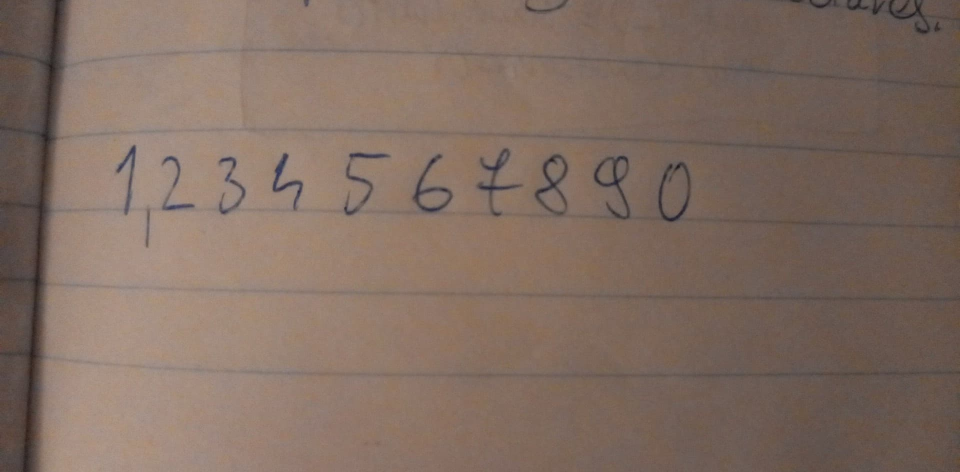
#> input picture M6/mini projects/mnist_recognizer/img/allnums.jpg, 1920 x 944 px (shown at 1/2 size)
$ jupyter execute --allow-errors Untitled.ipynb
#> lines starting #> are read from the running program, lines starting #| are printed output that depends on the picture; after the words box and inside, x2 and y2 are one past the last pixel; in counts of white or black regions, pixels touching at a corner belong together
[cell 1]
import cv2
import matplotlib.pyplot as plt
import numpy as np

def imshow(img, x):
    plt.figure(figsize=(x,x))
    plt.imshow(img, cmap='gray')

[cell 2]
from keras.preprocessing.image import load_img
from keras.preprocessing.image import img_to_array
def load_image(filename):
	# load the image
	img = load_img(filename, grayscale=True, target_size=(28, 28))
	# convert to array
	img = img_to_array(img)
	# reshape into a single sample with 1 channel
	img = img.reshape(1,28, 28, 1)
	# prepare pixel data
	img = img.astype('float32')
	img = img / 255.0
	return img

[cell 3]
nums = cv2.imread('img/allnums.jpg', cv2.IMREAD_GRAYSCALE)
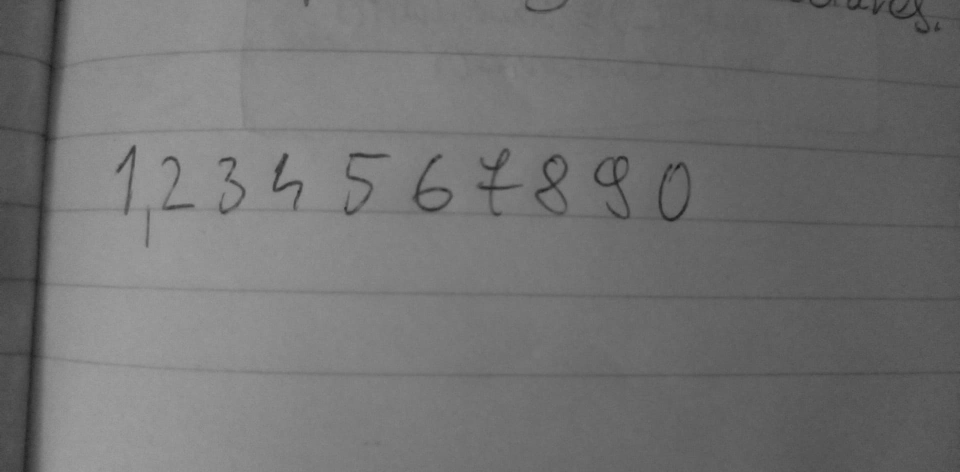
#> nums: shape (944, 1920) (shown at 1/2 size); min 24, max 160, mean 113.9
imshow(nums, 5)
nums_c = cv2.Canny(nums, 50 , 80)
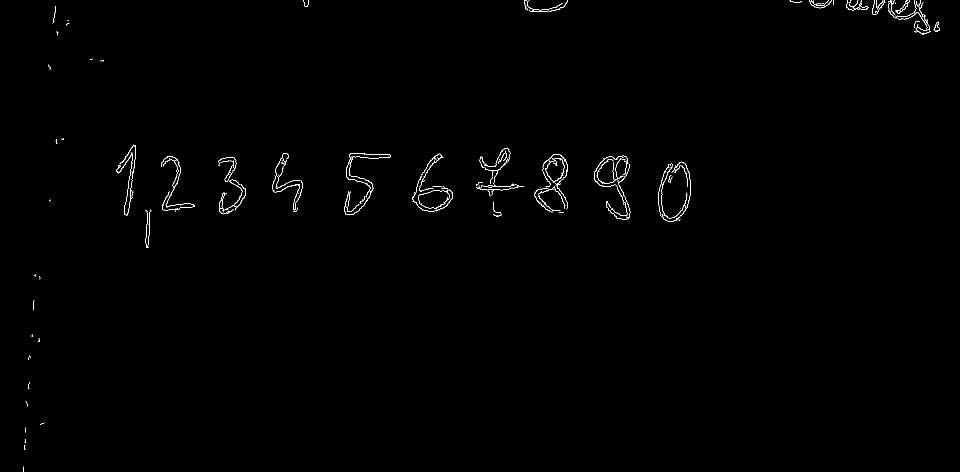
#> nums_c: shape (944, 1920) (shown at 1/2 size); 0.46% white in thin lines or dots
kern_d = cv2.getStructuringElement(cv2.MORPH_RECT,(7,7))
nums_d = cv2.dilate(nums_c, kern_d)
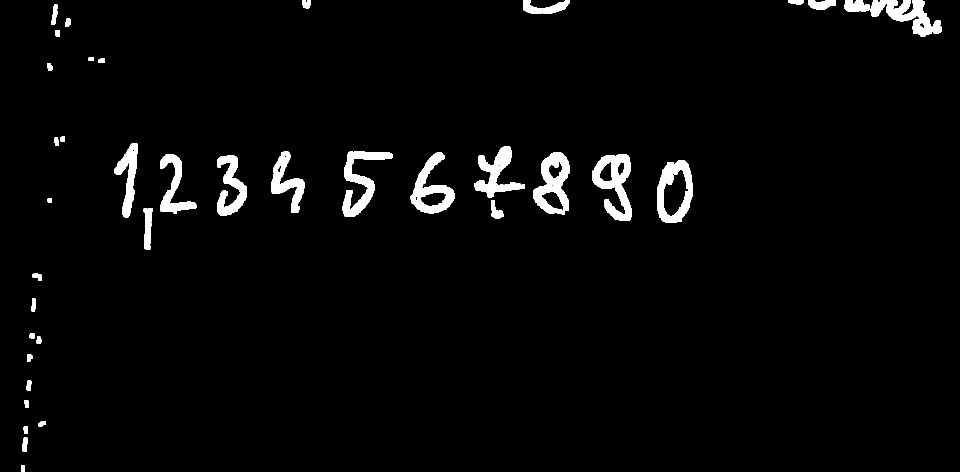
#> nums_d: shape (944, 1920) (shown at 1/2 size); 2.9% white; 38 white regions

contours, hierarchy = cv2.findContours(nums_d, cv2.RETR_EXTERNAL, cv2.CHAIN_APPROX_SIMPLE)
#> contours = 38 contours; largest, box (x1, y1, x2, y2) and area: (1314, 320, 1385, 446) 7103, (1066, 305, 1139, 429) 6080, (1185, 308, 1264, 442) 5848, (821, 304, 909, 427) 5144, (1741, 0, 1883, 73) 4446
num_slices = [None]*len(contours)
#> num_slices = 38 items
sorted_contours = sorted(contours, key=cv2.contourArea, reverse=True)
#> sorted_contours has the same summary as contours
kern_c = cv2.getStructuringElement(cv2.MORPH_ERODE,(3,3))
for i, c in enumerate(sorted_contours):
    poly = cv2.approxPolyDP(c, 3, True)
    x, y, w, h = cv2.boundingRect(poly)
    sliced = nums_d[y:y+h, x:x+w]
    padded = np.pad(sliced, 15)
    eroded = cv2.erode(padded, kern_c)
    num_slices[i] = cv2.resize(eroded, (28,28), cv2.INTER_AREA)
    num_slices[i] = num_slices[i].reshape(28, 28, 1)
#> this loop made 38 passes
#> (x, y, w, h) on passes 1 to 12: (1315, 320, 70, 126), (1066, 305, 73, 124), (1185, 308, 79, 134), (821, 304, 88, 122), (1741, 0, 142, 73), (685, 305, 99, 128), (949, 292, 101, 104), (434, 311, 60, 121), (542, 303, 67, 123), (320, 309, 72, 118), (229, 287, 46, 148), (1046, 0, 93, 27)
#> (poly, x, y, w, h) on passes 17, 19, 22, 23, 24, 26: ([[114, 9], [107, 12], [102, 49], [111, 46]], 102, 9, 13, 41), ([[48, 875], [45, 902], [53, 902], [54, 875]], 45, 875, 10, 28), ([[64, 597], [63, 622], [69, 622], [71, 598]], 63, 597, 9, 26), ([[55, 761], [53, 779], [61, 780], [62, 762]], 53, 761, 10, 20), ([[139, 37], [132, 38], [130, 53], [141, 49]], 130, 37, 12, 17), ([[55, 708], [54, 722], [60, 722], [64, 711]], 54, 708, 11, 15)
#> pass 1, `sliced = nums_d[y:y+h, x:x+w]`:
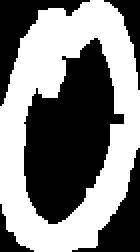
#> sliced: shape (126, 70) (shown 2 times larger); 50% white; 5 black regions, box (x1, y1, x2, y2) and area: (12, 19, 62, 112) 2816, (0, 0, 45, 53) 645, (36, 74, 70, 126) 576, (52, 0, 70, 45) 236, (0, 102, 17, 126) 134
#> pass 1, `padded = np.pad(sliced, 15)`:
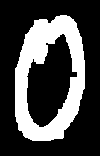
#> padded: shape (156, 100); 28.3% white; 1 white region, box (x1, y1, x2, y2) and area: (15, 15, 85, 141) 4413
#> pass 1, `eroded = cv2.erode(padded, kern_c)`:
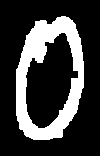
#> eroded: shape (156, 100); 23.8% white; 1 white region, box (x1, y1, x2, y2) and area: (16, 16, 84, 140) 3709
#> pass 2, `sliced = nums_d[y:y+h, x:x+w]`:
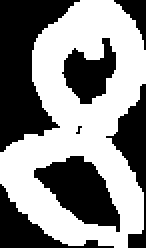
#> sliced: shape (124, 73) (shown 2 times larger); 53.8% white; 7 black regions (1 under 20 px), largest, box (x1, y1, x2, y2) and area: (0, 0, 40, 76) 1553, (17, 78, 60, 116) 881, (53, 42, 73, 124) 576, (0, 92, 57, 124) 509, (31, 19, 58, 52) 507, (57, 0, 73, 25) 153
#> after the loop:
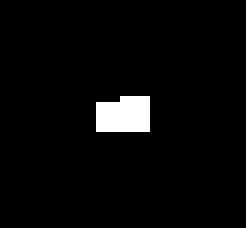
#> eroded: shape (38, 41) (shown 6 times larger); 3.2% white; 1 white region, box (x1, y1, x2, y2) and area: (16, 16, 25, 22) 50
#> after the loop:
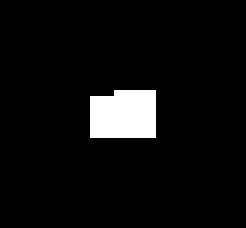
#> padded: shape (38, 41) (shown 6 times larger); 5.4% white; 1 white region, box (x1, y1, x2, y2) and area: (15, 15, 26, 23) 84

#imshow(nums_d, 10)

for sl in num_slices:
    imshow(sl, 5)
#> this loop made 38 passes
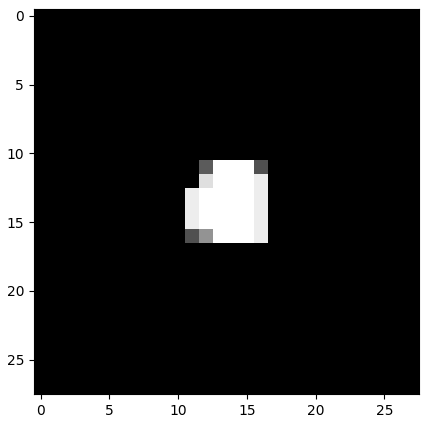
#> figure drawn by matplotlib, 1 panel
